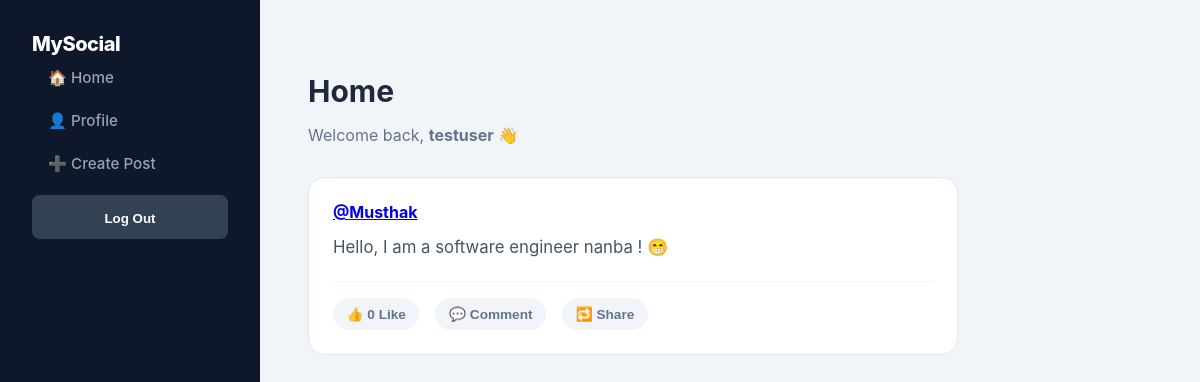
The page / (signed in) on the database as committed earlier.
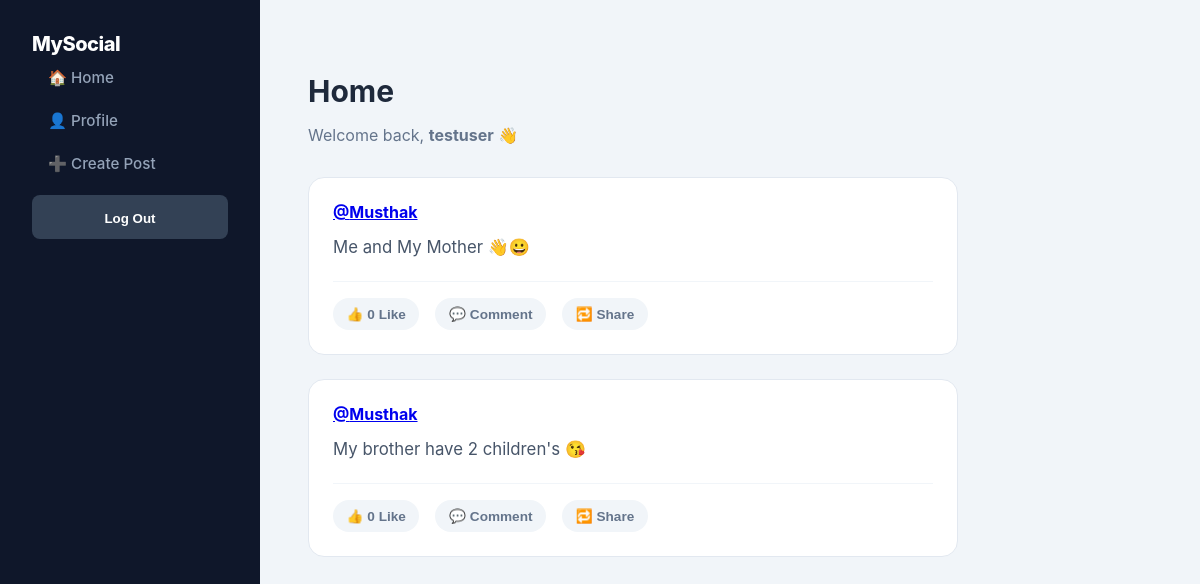
The same page on the database as committed later.
### accounts/models.py (models this page shows)
class CustomUser(AbstractUser):
    first_name = models.CharField(max_length=255)
    last_name = models.CharField(max_length=255)
    country = models.CharField(max_length=100)
    phone_number = models.CharField(max_length=15)

### pages/models.py (models this page shows, shortened)
class Post(models.Model):
    user = models.ForeignKey(User, on_delete=models.CASCADE)
    content = models.TextField()
    image = models.ImageField(upload_to="post_images/", blank=True, null=True)
    created_at = models.DateTimeField(auto_now_add=True)
    count = models.PositiveIntegerField(default=0)

### pages/views.py (the view)
# urls.py: path("", HomePageView.as_view(), name="home"),
class HomePageView(TemplateView):
    template_name = "home.html"
    def get_context_data(self, **kwargs):
        context = super().get_context_data(**kwargs)
        context['posts'] = Post.objects.all().order_by('-created_at')
        return context

### templates/home.html (shortened to what this page needs)
{% extends "base.html" %}
{% block content %}
{% if user.is_authenticated %}
<div class="home-header">
  <h2>Home</h2>
  <p class="welcome-text">
    Welcome back, <strong>{{ user.username }}</strong> 👋
  </p>
</div>
<div class="feed">
  {% for post in posts %}
  <div class="post-card" id="post-{{ post.pk }}">
    <div class="post-header">
      <a href="{% url 'post' post.pk %}">@{{ post.user.username }}</a>
    </div>
    <div class="post-content">{{ post.content|truncatechars:120 }}</div>
    <div class="post-actions">
      <button onclick="handleLike(this)">
        <span class="icon">👍</span>
        <span class="count">0</span> Like
      </button>
      <button onclick="toggleCommentSection('{{ post.pk }}')">
        💬 Comment
      </button>
      <button onclick="handleShare('{{ post.pk }}')">🔁 Share</button>
    </div>
  </div>
  {% endfor %}
</div>
{% else %}
<div class="login-box">
  <h2>Welcome to MySocialApp</h2>
  <p>Please login to see posts 🤝</p>
</div>
{% endif %}
{% endblock content %}

### templates/base.html (shortened to what this page needs)
<!doctype html>
<html lang="en">
  <head>
  </head>
  <body>
    <div class="layout">
      <div class="sidebar">
        <h2>MySocial</h2>
        <a href="/">🏠 Home</a>
        {% if user.is_authenticated %}
        <a href="">👤 Profile</a>
        <a href="{% url 'post_create' %}">➕ Create Post</a>
        <div class="auth-btn logout">
          <form method="post" action="{% url 'logout' %}">
            <button type="submit">Log Out</button>
          </form>
        </div>
        {% else %}
        <div class="auth-btn">
          <a href="{% url 'login' %}">Login</a>
        </div>
        {% endif %}
      </div>
      <div class="content">{% block content %} {% endblock content %}</div>
    </div>
  </body>
</html>

### templates/base.html (style rules this page uses)
:root { --primary: #6366f1; --primary-hover: #4f46e5; --bg-body: #f8fafc; --bg-sidebar: #0f172a; --text-main: #1e293b; --text-muted: #64748b; --white: #ffffff; }
* { box-sizing: border-box; }
body { margin: 0; font-family: "Inter", system-ui, -apple-system, sans-serif; background-color: var(--bg-body); color: var(--text-main); }
.layout { display: flex; flex-direction: column; }
.sidebar { width: 100%; background-color: var(--bg-sidebar); color: var(--white); padding: 1rem; display: flex; align-items: center; justify-content: space-between; position: sticky; top: 0; z-index: 100; }
.sidebar h2 { margin: 0; font-size: 1.25rem; font-weight: 800; letter-spacing: -0.5px; }
.sidebar a { color: #94a3b8; text-decoration: none; font-size: 0.95rem; font-weight: 500; transition: color 0.2s; }
.auth-btn { background-color: var(--primary); padding: 0.5rem 1rem; border-radius: 8px; transition: background 0.2s; }
.auth-btn.logout { background-color: #334155; }
.auth-btn button { background: none; border: none; color: white; font-weight: 600; cursor: pointer; padding: 0; }
.content { flex: 1; padding: 1.5rem; max-width: 1200px; margin: 0 auto; width: 100%; }
@media (min-width: 768px) { .layout { flex-direction: row; } }
@media (min-width: 768px) { .sidebar { width: 260px; height: 100vh; flex-direction: column; justify-content: flex-start; align-items: flex-start; padding: 2rem; position: fixed; } }
@media (min-width: 768px) { .sidebar a { width: 100%; padding: 0.75rem 1rem; border-radius: 8px; } }
@media (min-width: 768px) { .auth-btn { width: 100%; text-align: center; margin-top: auto; } }
@media (min-width: 768px) { .content { margin-left: 260px; padding: 3rem; } }
.auth-btn { width: 100%; padding: 12px; background-color: #4f46e5; color: white; border: none; border-radius: 8px; font-size: 1rem; font-weight: 600; cursor: pointer; transition: background 0.2s; margin-top: 10px; }
:root { --primary: #6366f1; --primary-hover: #4f46e5; --bg-body: #f1f5f9; --text-dark: #0f172a; --text-muted: #64748b; --white: #ffffff; --radius: 16px; --shadow: 0 4px 6px -1px rgba(0, 0, 0, 0.1), 0 2px 4px -1px rgba(0, 0, 0, 0.06); }
.feed { display: flex; flex-direction: column; gap: 1.25rem; }
.post-card { background: var(--white); padding: 1.5rem; border-radius: var(--radius); border: 1px solid #e2e8f0; transition: transform 0.2s ease; }
.post-header { font-weight: 700; color: var(--text-dark); margin-bottom: 0.75rem; font-size: 1rem; }
.post-content { color: #475569; line-height: 1.6; margin-bottom: 1.25rem; }
.post-actions { display: flex; gap: 0.75rem; border-top: 1px solid #f1f5f9; padding-top: 1rem; }
.post-actions button { background: #f8fafc; border: 1px solid #e2e8f0; padding: 0.5rem 1rem; border-radius: 8px; color: var(--text-muted); font-weight: 600; font-size: 0.85rem; cursor: pointer; transition: all 0.2s; }

### templates/home.html (style rules this page uses)
.home-header { margin-bottom: 2rem; }
.home-header h2 { font-size: 1.875rem; font-weight: 700; margin-bottom: 0.5rem; }
.welcome-text { color: var(--text-muted); font-size: 1rem; }
.feed { display: flex; flex-direction: column; gap: 1.5rem; max-width: 650px; }
.post-card { background: var(--white); padding: 1.5rem; border-radius: 16px; border: 1px solid #e2e8f0; }
.post-header { font-weight: 700; margin-bottom: 0.75rem; }
.post-content { font-size: 1.05rem; margin-bottom: 1.25rem; }
.post-actions { display: flex; gap: 1rem; border-top: 1px solid #f1f5f9; padding-top: 1rem; }
.post-actions button { background: #f1f5f9; border: none; padding: 0.5rem 0.85rem; border-radius: 20px; font-weight: 600; cursor: pointer; }

Rows that differ between the two databases and show on the page:
removed Post: user.username "Musthak", content "Hello, I am a software engineer nanba ! 😁"
added Post: user.username "Musthak", content "Me and My Mother 👋😀"
added Post: user.username "Musthak", content "My brother have 2 children's 😘"
